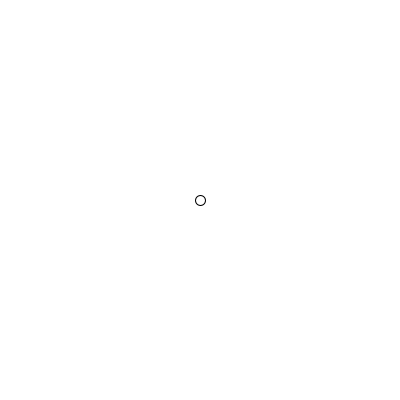
Frame 1 (no input)
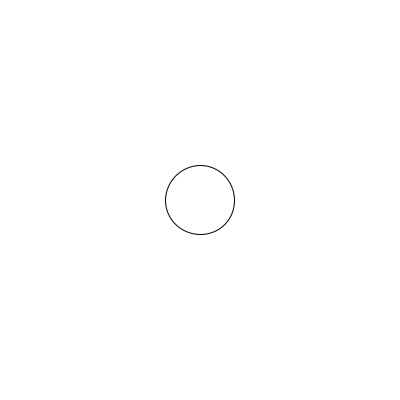
Frame 60 (the mouse pressed at the canvas centre just before this capture)
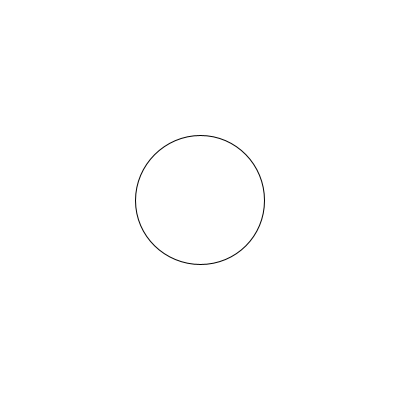
Frame 120 (the mouse held since frame 60 and released just before this capture)

The Processing sketch that drew these frames (run headless with seeded random() and noise(); from frame 60 on, the mouse is pressed at the canvas centre):

// Processing sketch: processing_123428
// ── processing_123428.pde

int unaVariable;

void setup() {  //setup function called initially, only once
  size(400, 400);
  unaVariable =10;  //set background white
  }

void draw() { 
background(255); 
ellipse (200,200,unaVariable,unaVariable);
unaVariable +=1;
println(unaVariable);
}
